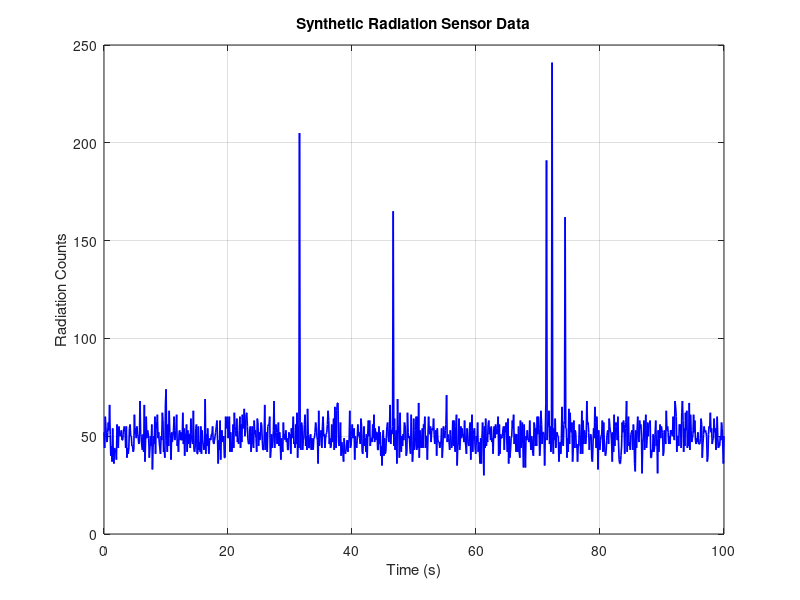

This figure's MATLAB source:
% radiation_simulation_step1.m
% Step 1: Generate synthetic radiation sensor data

% Number of data points
N = 1000;

% Time axis (seconds)
t = linspace(0, 100, N);

% Base radiation level (mean counts per sample)
base_level = 50;

% Simulate random fluctuations using Poisson noise
radiation_data = poissrnd(base_level, [1, N]);

% Add some spikes to simulate solar particle events
spike_indices = randi([200, 800], 1, 5); % random 5 spikes
radiation_data(spike_indices) = radiation_data(spike_indices) + randi([100, 200], 1, 5);

% Plot the synthetic radiation data
figure;
plot(t, radiation_data, 'b-', 'LineWidth', 1.2);
xlabel('Time (s)');
ylabel('Radiation Counts');
title('Synthetic Radiation Sensor Data');
grid on;

% Save the plot in ../plots/
if ~exist('../plots', 'dir')
    mkdir('../plots');
end
saveas(gcf, '../plots/radiation_data.png');

% Save raw data in ../data/
if ~exist('../data', 'dir')
    mkdir('../data');
end
save('../data/radiation_data.mat', 't', 'radiation_data');
